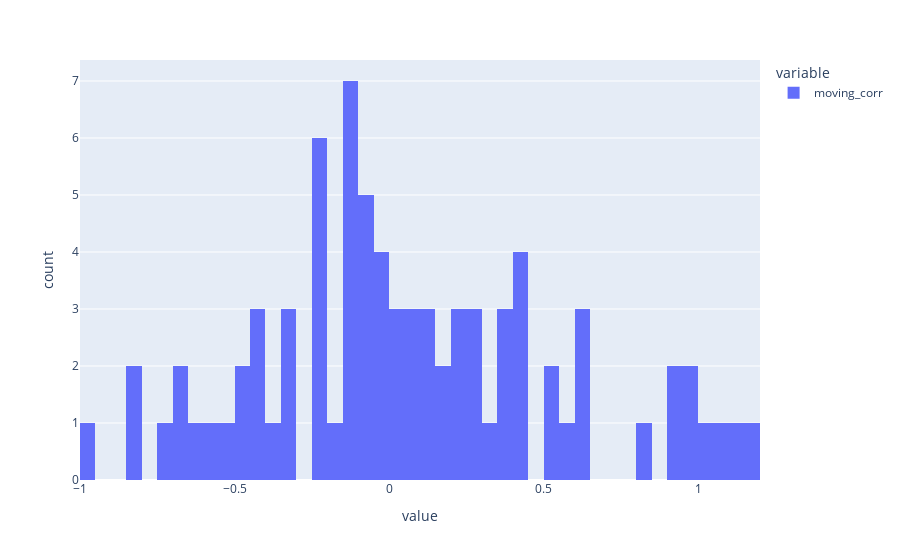

Notebook source saved alongside this figure:
### Code cell
import plotly.express as px
# Here we use a column with categorical data
fig = px.histogram(compare_result['moving_corr'], nbins=60)
fig.show()

### Figure 1 — Plotly figure (JSON) as saved in the notebook; plotly's stock layout.template omitted (floating-point values rounded to 4 significant figures)
{"data": [{"alignmentgroup": "True", "bingroup": "x", "hovertemplate": "variable=moving_corr<br>value=%{x}<br>count=%{y}<extra></extra>", "legendgroup": "moving_corr", "marker": {"color": "#636efa", "pattern": {"shape": ""}}, "name": "moving_corr", "nbinsx": 60, "offsetgroup": "moving_corr", "orientation": "v", "showlegend": true, "type": "histogram", "x": [null, null, null, null, null, null, 0.9316, 1.069, 1.005, 0.9302, 0.9503, 1.144, 0.8228, 0.5198, -0.5398, -0.2347, -0.006218, 0.0646, -0.8455, -0.8112, 0.1428, 0.03847, 0.1004, 0.004838, 0.04514, 0.2555, 0.6075, 0.275, 0.4279, 0.2063, -0.346, -0.1184, 0.05677, -0.06308, -0.09159, -0.2309, -0.6865, -0.7427, -0.6631, -0.611, -0.3666, -0.4237, -0.4342, 0.3025, 0.2315, 0.6377, 1.151, 0.4151, -0.03061, 0.09465, -0.1841, -0.123, -0.4716, -0.9894, -0.5826, -0.1262, -0.3498, -0.2047, -0.2472, -0.05474, -0.07966, 0.6482, 0.9946, 0.3943, 0.3579, 0.2374, 0.4337, 0.5529, 0.2884, -0.04937, 0.1354, 0.4278, 0.509, 0.1602, -0.01379, 0.1525, 0.3927, -0.1284, -0.05799, -0.1309, -0.2105, -0.2082, -0.3055, -0.4856, -0.1402, -0.4041, -0.1477], "xaxis": "x", "yaxis": "y"}], "layout": {"barmode": "relative", "legend": {"title": {"text": "variable"}, "tracegroupgap": 0}, "margin": {"t": 60}, "xaxis": {"anchor": "y", "domain": [0, 1], "title": {"text": "value"}}, "yaxis": {"anchor": "x", "domain": [0, 1], "title": {"text": "count"}}}}
